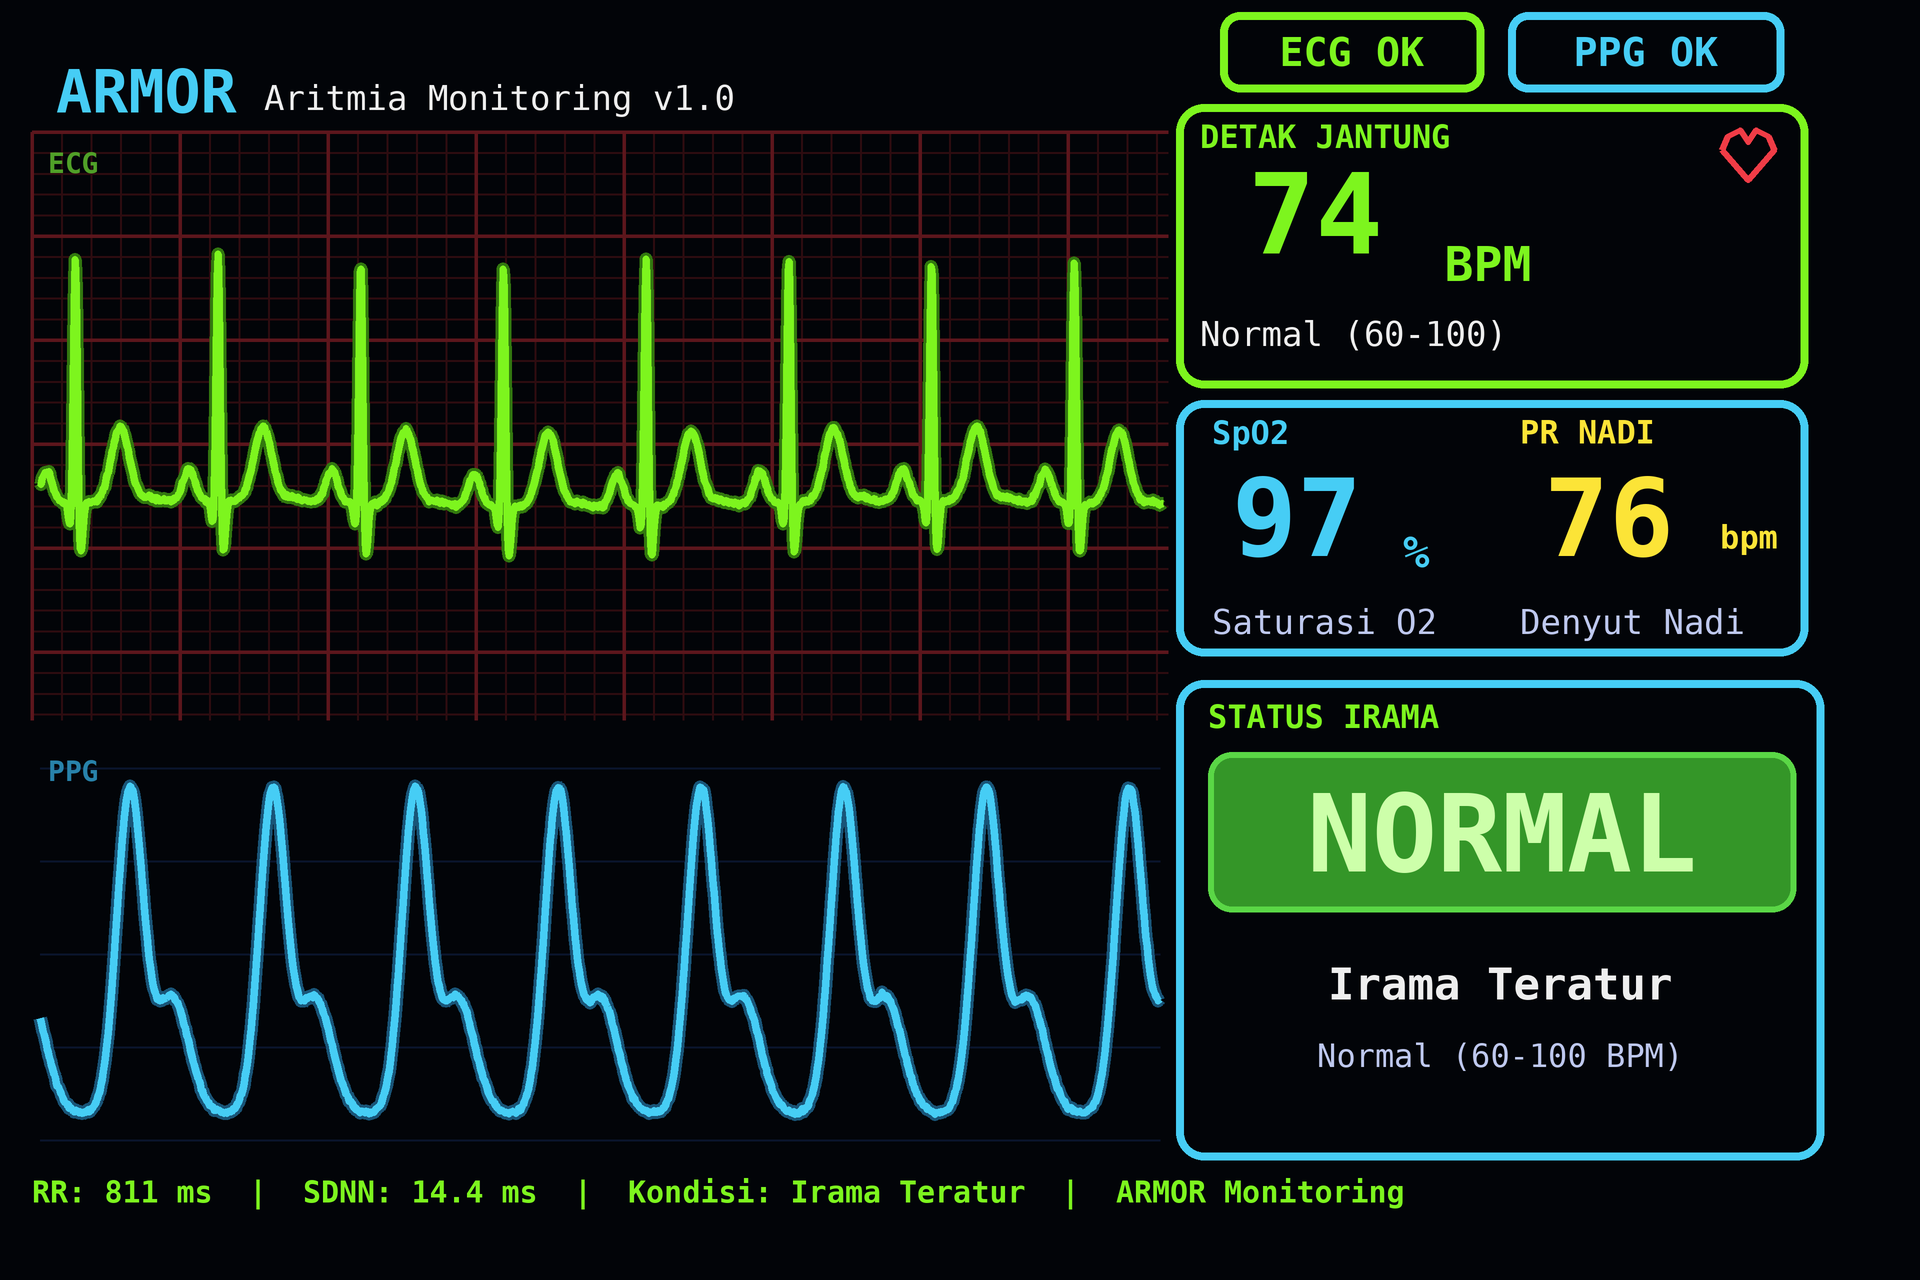

Here is the Python script that generated this plot:
"""Tekstur tampilan LCD 3,5" (480 x 320) sesuai foto layar alat pengguna ("ARMOR - Aritmia Monitoring v1.0"):
judul, badge ECG OK / PPG OK, panel ECG (grid merah halus + sinyal hijau P-QRS-T), panel PPG (biru muda, puncak sistolik + takik dikrotik),
baris status RR / SDNN / Kondisi, serta tiga kotak: DETAK JANTUNG, SpO2 + PR NADI, STATUS IRAMA.
Sinyal digambar bersih (bukan salinan derau foto): HR 74 bpm, RR 811 ms, SpO2 97 %, PR 76 bpm.
python layar_ui.py <berkas_png> [skala_keluaran=4]
"""
import sys, math, random
import numpy as np
from PIL import Image, ImageDraw, ImageFont

OUT = sys.argv[1] if len(sys.argv) > 1 else "layar_ui.png"
KO = int(sys.argv[2]) if len(sys.argv) > 2 else 4            # skala keluaran (piksel per piksel layar)
SS = 2                                                      # supersampling untuk anti-alias
K = KO * SS
W, H = 480 * K, 320 * K

GREEN = (125, 245, 30)
CYAN = (70, 205, 245)
YELLOW = (252, 228, 55)
SUB = (190, 200, 238)
WHITE = (238, 238, 238)
RED = (240, 60, 70)
GRID_MAJ = (92, 22, 28)
GRID_MIN = (46, 12, 16)
BG = (2, 4, 8)

FB = "/usr/share/fonts/truetype/dejavu/DejaVuSansMono-Bold.ttf"
FR = "/usr/share/fonts/truetype/dejavu/DejaVuSansMono.ttf"
im = Image.new("RGB", (W, H), BG)
d = ImageDraw.Draw(im)


def font(sz, bold=True):
    return ImageFont.truetype(FB if bold else FR, int(sz * K))


def text(x, y, s, col, sz, bold=True, anchor="lt"):
    d.text((x * K, y * K), s, font=font(sz, bold), fill=col, anchor=anchor)


def rbox(x0, y0, x1, y1, col, r=7, w=2, fill=None):
    d.rounded_rectangle((x0 * K, y0 * K, x1 * K, y1 * K), radius=r * K, outline=col, width=int(w * K), fill=fill)


def gauss(t, mu, sg):
    return np.exp(-0.5 * ((t - mu) / sg) ** 2)


# ---------------------------------------------------------------- baris atas
text(14, 17, "ARMOR", CYAN, 15)
text(66, 21, "Aritmia Monitoring v1.0", WHITE, 8.5, False)
rbox(305, 3, 371, 23, GREEN, 5, 2); text(338, 13, "ECG OK", GREEN, 10, anchor="mm")
rbox(377, 3, 446, 23, CYAN, 5, 2); text(411.5, 13, "PPG OK", CYAN, 10, anchor="mm")

# ---------------------------------------------------------------- panel ECG (grid halus + major)
gx0, gy0, gx1, gy1 = 8, 33, 292, 180
maj_x, maj_y = 37.0, 26.0
x = gx0
while x <= gx1 + 0.01:
    d.line((x * K, gy0 * K, x * K, gy1 * K), fill=GRID_MIN, width=max(1, int(0.5 * K))); x += maj_x / 5
y = gy0
while y <= gy1 + 0.01:
    d.line((gx0 * K, y * K, gx1 * K, y * K), fill=GRID_MIN, width=max(1, int(0.5 * K))); y += maj_y / 5
x = gx0
while x <= gx1 + 0.01:
    d.line((x * K, gy0 * K, x * K, gy1 * K), fill=GRID_MAJ, width=max(1, int(0.9 * K))); x += maj_x
y = gy0
while y <= gy1 + 0.01:
    d.line((gx0 * K, y * K, gx1 * K, y * K), fill=GRID_MAJ, width=max(1, int(0.9 * K))); y += maj_y

HR = 74.0
RR = 60.0 / HR                                              # 0,811 s
PX_PER_S = 44.0                                             # kecepatan sapuan layar (piksel layar per detik)
xs = np.arange(gx0 + 2, gx1 - 1, 0.25)
ts = (xs - xs[0]) / PX_PER_S
base = 126.0; amp = 62.0                                    # baseline dan tinggi gelombang R (piksel layar)
rng = np.random.default_rng(3)
sig = np.zeros_like(ts)
beats = np.arange(0.20, ts[-1] + RR, RR)
for i, b in enumerate(beats):
    a = 1.0 + 0.02 * math.sin(i * 1.7)
    sig += 0.13 * gauss(ts, b - 0.165, 0.034)               # P
    sig += -0.10 * gauss(ts, b - 0.030, 0.0095)             # Q
    sig += 1.00 * a * gauss(ts, b, 0.0105)                  # R
    sig += -0.22 * gauss(ts, b + 0.028, 0.0125)             # S
    sig += 0.30 * gauss(ts, b + 0.255, 0.052)               # T
    sig += 0.015 * gauss(ts, b + 0.43, 0.04)                # U kecil
sig += 0.012 * np.sin(2 * math.pi * 0.25 * ts)              # pergeseran garis dasar halus
sig += rng.normal(0, 0.004, len(ts))
yy = base - sig * amp
pts = list(zip(xs * K, yy * K))
d.line(pts, fill=(50, 120, 15), width=int(3.4 * K), joint="curve")        # halo
d.line(pts, fill=GREEN, width=int(1.9 * K), joint="curve")
text(12, 38, "ECG", (80, 160, 40), 7)

# ---------------------------------------------------------------- panel PPG
px0, px1, ptop, pbot = 10, 290, 192, 285
for gyv in np.linspace(ptop, pbot, 5):
    d.line((px0 * K, gyv * K, px1 * K, gyv * K), fill=(10, 20, 44), width=max(1, int(0.6 * K)))
xs2 = np.arange(px0, px1, 0.25)
ts2 = (xs2 - xs2[0]) / PX_PER_S
ppg = np.zeros_like(ts2)
ptt = 0.21
for i, b in enumerate(np.arange(0.20 + ptt - RR, ts2[-1] + RR, RR)):
    sys_ = 1.00 * gauss(ts2, b + 0.10, 0.075)               # puncak sistolik
    dia = 0.36 * gauss(ts2, b + 0.34, 0.095)                # gelombang diastolik (setelah takik dikrotik)
    rise = 0.0
    ppg += sys_ + dia
ppg = ppg / ppg.max()
ppg += rng.normal(0, 0.003, len(ppg))
y2 = pbot - (0.07 + 0.88 * ppg) * (pbot - ptop)
pts2 = list(zip(xs2 * K, y2 * K))
d.line(pts2, fill=(25, 85, 120), width=int(3.4 * K), joint="curve")
d.line(pts2, fill=CYAN, width=int(1.9 * K), joint="curve")
text(12, 190, "PPG", (40, 130, 170), 7)

# ---------------------------------------------------------------- baris status bawah
text(8, 298, "RR: 811 ms  |  SDNN: 14.4 ms  |  Kondisi: Irama Teratur  |  ARMOR Monitoring", GREEN, 7.6, anchor="lm")

# ---------------------------------------------------------------- kotak DETAK JANTUNG
rbox(294, 26, 452, 97, GREEN, 7, 2)
text(300, 31, "DETAK JANTUNG", GREEN, 8)
hx, hy = 437, 38
heart = [((hx - 6.5) * K, (hy - 0.5) * K), ((hx - 5) * K, (hy - 4) * K), ((hx - 2) * K, (hy - 5.5) * K), (hx * K, (hy - 2.5) * K),
         ((hx + 2) * K, (hy - 5.5) * K), ((hx + 5) * K, (hy - 4) * K), ((hx + 6.5) * K, (hy - 0.5) * K), (hx * K, (hy + 7) * K), ((hx - 6.5) * K, (hy - 0.5) * K)]
d.line(heart, fill=RED, width=int(1.6 * K), joint="curve")
text(312, 43, "74", GREEN, 28)
text(372, 66, "BPM", GREEN, 12, anchor="mm")
text(300, 80, "Normal (60-100)", WHITE, 8.5, False)

# ---------------------------------------------------------------- kotak SpO2 + PR NADI
rbox(294, 100, 452, 164, CYAN, 7, 2)
text(303, 105, "SpO2", CYAN, 8)
text(308, 119, "97", CYAN, 27)
text(354, 138, "%", CYAN, 11, anchor="mm")
text(380, 105, "PR NADI", YELLOW, 8)
text(386, 119, "76", YELLOW, 27)
text(430, 131, "bpm", YELLOW, 8)
text(303, 152, "Saturasi O2", SUB, 8.5, False)
text(380, 152, "Denyut Nadi", SUB, 8.5, False)

# ---------------------------------------------------------------- kotak STATUS IRAMA
rbox(294, 170, 456, 290, CYAN, 7, 2)
text(302, 176, "STATUS IRAMA", GREEN, 8)
rbox(302, 188, 449, 228, (90, 215, 70), 6, 1.5, fill=(52, 150, 40))
text(375.5, 208.5, "NORMAL", (205, 255, 170), 27, anchor="mm")
text(375, 246, "Irama Teratur", WHITE, 11, anchor="mm")
text(375, 264, "Normal (60-100 BPM)", SUB, 8, False, anchor="mm")

im = im.resize((480 * KO, 320 * KO), Image.LANCZOS)
im.save(OUT)
print("saved", OUT, im.size)
